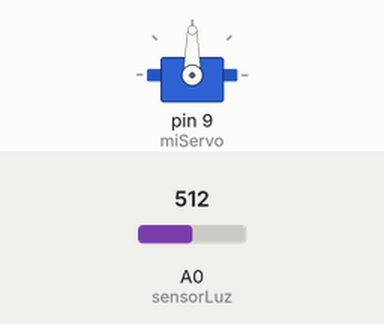
Bench run of a sketch on a simulated Arduino Uno, built with avr-gcc and run on an emulated ATmega328P. Shown: servo. The test bench sets the inputs (shaded band); at power-on: A0 (sensorLuz) = 512.

Above: at 1.2 s.
1.3 s: A0 (sensorLuz) set to 716
At 1.6 s:
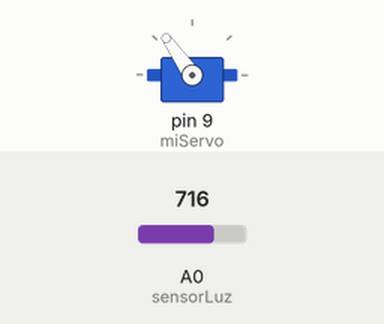
2.8 s: A0 (sensorLuz) set to 900
At 3.7 s:
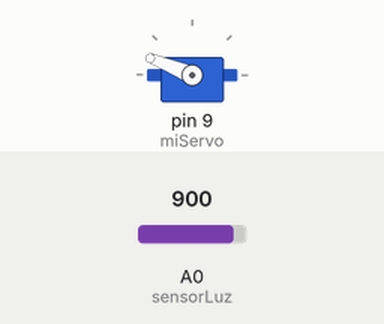
4.3 s: A0 (sensorLuz) set to 1023
At 5.1 s:
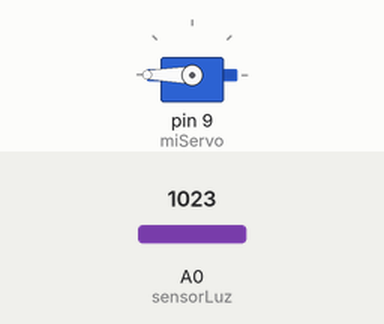
5.8 s: A0 (sensorLuz) set to 306
At 7.0 s:
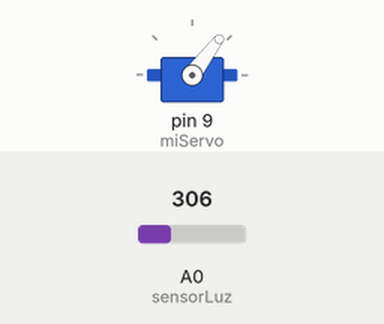
7.3 s: A0 (sensorLuz) set to 122
At 8.6 s:
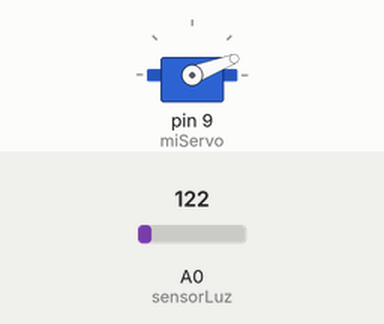
Timing chart, 0 to 9.8 s (numbered marks = the images above; inputs shaded):
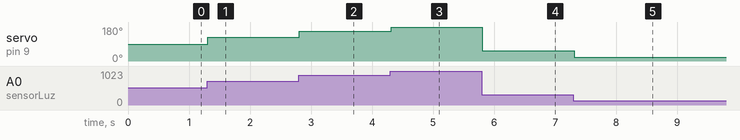

The sketch:

Servo.ino
```cpp
/*
 Basado en 'Controlar la posición de un servo usando un potenciómetro (una resistencia variable)'
 creado Michal Rinott <http://people.interaction-ivrea.it/m.rinott>
 modificado el 8 Nov 2013 por Scott Fitzgerald http://www.arduino.cc/en/Tutorial/Knob

 Adaptado y traducido por Luis Morales-Navarro
*/

#include <Servo.h> //incluir la biblioteca de los servos

Servo miServo;  // crear un objeto de servo para controlar el servo

int sensorLuz = 0;  // pin análogo usado para conectar el sensor de luz (fotocelda)
int val;    // variable para leer el valor del pin

void setup() {
  miServo.attach(9);  // adjunta el servo en el pin 9 al objeto de servo
}

void loop() {
  val = analogRead(sensorLuz);   // lee el valor del sensor de luz (valor entre 0 y 1023)
  val = map(val, 0, 1023, 0, 180);     // escala el valor del sensor para usarlos en el servo (valor entre 0 y 180)
  miServo.write(val);                  // posiciona al servo de acuerdo al valor anterior
  delay(15);                           // espera a que el servo llegue a la posición
}
```

Measured:
- after the input at 1.3 s, servo on pin 9 (miServo): 90° → 125° at once
- after the input at 2.8 s, servo on pin 9 (miServo): 125° → 158° at once
- after the input at 4.3 s, servo on pin 9 (miServo): 158° → 180° at once
- after the input at 5.8 s, servo on pin 9 (miServo): 180° → 53° at once
- after the input at 7.3 s, servo on pin 9 (miServo): 53° → 21° at once
